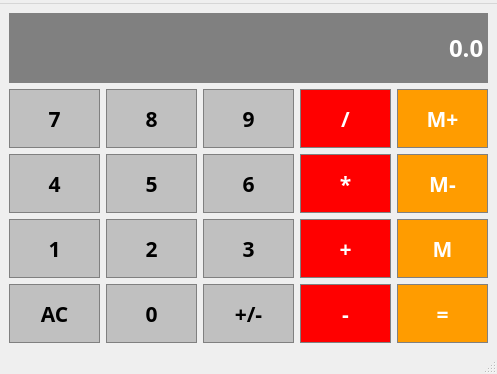
<?xml version="1.0" encoding="UTF-8"?>
<ui version="4.0">
 <class>Calculator</class>
 <widget class="QMainWindow" name="Calculator">
  <property name="geometry">
   <rect>
    <x>0</x>
    <y>0</y>
    <width>497</width>
    <height>374</height>
   </rect>
  </property>
  <property name="font">
   <font>
    <family>Domine</family>
   </font>
  </property>
  <property name="windowTitle">
   <string>Calculator</string>
  </property>
  <widget class="QWidget" name="centralwidget">
   <layout class="QGridLayout" name="gridLayout">
    <item row="4" column="2">
     <widget class="QPushButton" name="ChangeSign">
      <property name="sizePolicy">
       <sizepolicy hsizetype="Preferred" vsizetype="Preferred">
        <horstretch>0</horstretch>
        <verstretch>0</verstretch>
       </sizepolicy>
      </property>
      <property name="font">
       <font>
        <family>Domine</family>
        <pointsize>16</pointsize>
        <bold>true</bold>
       </font>
      </property>
      <property name="styleSheet">
       <string notr="true">QPushButton {
	background-color: #C0C0C0;
	border: 1px solid gray;
	padding: 5px;
	color: black;
	height: 40px;
}

QPushButtonpressed {
	background-color: #A9A9A9;
	border: 1px solid gray;
	padding: 5px;
	color: black;
	height: 40px;
}</string>
      </property>
      <property name="text">
       <string>+/-</string>
      </property>
     </widget>
    </item>
    <item row="1" column="4">
     <widget class="QPushButton" name="MemoryAdd">
      <property name="sizePolicy">
       <sizepolicy hsizetype="Preferred" vsizetype="Preferred">
        <horstretch>0</horstretch>
        <verstretch>0</verstretch>
       </sizepolicy>
      </property>
      <property name="font">
       <font>
        <family>Domine</family>
        <pointsize>16</pointsize>
        <bold>true</bold>
       </font>
      </property>
      <property name="styleSheet">
       <string notr="true">QPushButton {
	background-color: #FF9C00;
	border: 1px solid gray;
	padding: 5px;
	color: white;
	height: 40px;
}

QPushButtonpressed {
	background-color: #A9A9A9;
	border: 1px solid gray;
	padding: 5px;
	color: black;
	height: 40px;
}</string>
      </property>
      <property name="text">
       <string>M+</string>
      </property>
     </widget>
    </item>
    <item row="2" column="3">
     <widget class="QPushButton" name="Multiply">
      <property name="sizePolicy">
       <sizepolicy hsizetype="Preferred" vsizetype="Preferred">
        <horstretch>0</horstretch>
        <verstretch>0</verstretch>
       </sizepolicy>
      </property>
      <property name="font">
       <font>
        <family>Domine</family>
        <pointsize>16</pointsize>
        <bold>true</bold>
       </font>
      </property>
      <property name="focusPolicy">
       <enum>Qt::FocusPolicy::StrongFocus</enum>
      </property>
      <property name="styleSheet">
       <string notr="true">QPushButton {
	background-color: red;
	border: 1px solid gray;
	padding: 5px;
	color: white;
	height: 40px;
}

QPushButtonpressed {
	background-color: #A9A9A9;
	border: 1px solid gray;
	padding: 5px;
	color: black;
	height: 40px;
}</string>
      </property>
      <property name="text">
       <string>*</string>
      </property>
     </widget>
    </item>
    <item row="3" column="0">
     <widget class="QPushButton" name="Button1">
      <property name="sizePolicy">
       <sizepolicy hsizetype="Preferred" vsizetype="Preferred">
        <horstretch>0</horstretch>
        <verstretch>0</verstretch>
       </sizepolicy>
      </property>
      <property name="font">
       <font>
        <family>Domine</family>
        <pointsize>16</pointsize>
        <bold>true</bold>
       </font>
      </property>
      <property name="styleSheet">
       <string notr="true">QPushButton {
	background-color: #C0C0C0;
	border: 1px solid gray;
	padding: 5px;
	color: black;
	height: 40px;
}

QPushButtonpressed {
	background-color: #A9A9A9;
	border: 1px solid gray;
	padding: 5px;
	color: black;
	height: 40px;
}</string>
      </property>
      <property name="text">
       <string>1</string>
      </property>
     </widget>
    </item>
    <item row="2" column="1">
     <widget class="QPushButton" name="Button5">
      <property name="sizePolicy">
       <sizepolicy hsizetype="Preferred" vsizetype="Preferred">
        <horstretch>0</horstretch>
        <verstretch>0</verstretch>
       </sizepolicy>
      </property>
      <property name="font">
       <font>
        <family>Domine</family>
        <pointsize>16</pointsize>
        <bold>true</bold>
       </font>
      </property>
      <property name="styleSheet">
       <string notr="true">QPushButton {
	background-color: #C0C0C0;
	border: 1px solid gray;
	padding: 5px;
	color: black;
	height: 40px;
}

QPushButtonpressed {
	background-color: #A9A9A9;
	border: 1px solid gray;
	padding: 5px;
	color: black;
	height: 40px;
}</string>
      </property>
      <property name="text">
       <string>5</string>
      </property>
     </widget>
    </item>
    <item row="4" column="1">
     <widget class="QPushButton" name="Button0">
      <property name="sizePolicy">
       <sizepolicy hsizetype="Preferred" vsizetype="Preferred">
        <horstretch>0</horstretch>
        <verstretch>0</verstretch>
       </sizepolicy>
      </property>
      <property name="font">
       <font>
        <family>Domine</family>
        <pointsize>16</pointsize>
        <bold>true</bold>
       </font>
      </property>
      <property name="styleSheet">
       <string notr="true">QPushButton {
	background-color: #C0C0C0;
	border: 1px solid gray;
	padding: 5px;
	color: black;
	height: 40px;
}

QPushButtonpressed {
	background-color: #A9A9A9;
	border: 1px solid gray;
	padding: 5px;
	color: black;
	height: 40px;
}</string>
      </property>
      <property name="text">
       <string>0</string>
      </property>
     </widget>
    </item>
    <item row="0" column="0" colspan="5">
     <widget class="QLineEdit" name="Display">
      <property name="sizePolicy">
       <sizepolicy hsizetype="Preferred" vsizetype="Expanding">
        <horstretch>0</horstretch>
        <verstretch>0</verstretch>
       </sizepolicy>
      </property>
      <property name="minimumSize">
       <size>
        <width>0</width>
        <height>0</height>
       </size>
      </property>
      <property name="maximumSize">
       <size>
        <width>16777215</width>
        <height>70</height>
       </size>
      </property>
      <property name="font">
       <font>
        <family>Domine</family>
        <pointsize>18</pointsize>
        <bold>true</bold>
       </font>
      </property>
      <property name="styleSheet">
       <string notr="true">QLineEdit {
	background-color: gray;
	border: 1px solid gray;
	color: #ffffff;
}</string>
      </property>
      <property name="text">
       <string>0.0</string>
      </property>
      <property name="alignment">
       <set>Qt::AlignmentFlag::AlignRight|Qt::AlignmentFlag::AlignTrailing|Qt::AlignmentFlag::AlignVCenter</set>
      </property>
     </widget>
    </item>
    <item row="3" column="4">
     <widget class="QPushButton" name="MemoryGet">
      <property name="sizePolicy">
       <sizepolicy hsizetype="Preferred" vsizetype="Preferred">
        <horstretch>0</horstretch>
        <verstretch>0</verstretch>
       </sizepolicy>
      </property>
      <property name="font">
       <font>
        <family>Domine</family>
        <pointsize>16</pointsize>
        <bold>true</bold>
       </font>
      </property>
      <property name="styleSheet">
       <string notr="true">QPushButton {
	background-color: #FF9C00;
	border: 1px solid gray;
	padding: 5px;
	color: white;
	height: 40px;
}

QPushButtonpressed {
	background-color: #A9A9A9;
	border: 1px solid gray;
	padding: 5px;
	color: black;
	height: 40px;
}</string>
      </property>
      <property name="text">
       <string>M</string>
      </property>
     </widget>
    </item>
    <item row="1" column="3">
     <widget class="QPushButton" name="Divide">
      <property name="sizePolicy">
       <sizepolicy hsizetype="Preferred" vsizetype="Preferred">
        <horstretch>0</horstretch>
        <verstretch>0</verstretch>
       </sizepolicy>
      </property>
      <property name="font">
       <font>
        <family>Domine</family>
        <pointsize>16</pointsize>
        <bold>true</bold>
       </font>
      </property>
      <property name="focusPolicy">
       <enum>Qt::FocusPolicy::StrongFocus</enum>
      </property>
      <property name="styleSheet">
       <string notr="true">QPushButton {
	background-color: red;
	border: 1px solid gray;
	padding: 5px;
	color: white;
	height: 40px;
}

QPushButtonpressed {
	background-color: #A9A9A9;
	border: 1px solid gray;
	padding: 5px;
	color: black;
	height: 40px;
}</string>
      </property>
      <property name="text">
       <string>/</string>
      </property>
     </widget>
    </item>
    <item row="1" column="2">
     <widget class="QPushButton" name="Button9">
      <property name="sizePolicy">
       <sizepolicy hsizetype="Preferred" vsizetype="Preferred">
        <horstretch>0</horstretch>
        <verstretch>0</verstretch>
       </sizepolicy>
      </property>
      <property name="font">
       <font>
        <family>Domine</family>
        <pointsize>16</pointsize>
        <bold>true</bold>
       </font>
      </property>
      <property name="styleSheet">
       <string notr="true">QPushButton {
	background-color: #C0C0C0;
	border: 1px solid gray;
	padding: 5px;
	color: black;
	height: 40px;
}

QPushButtonpressed {
	background-color: #A9A9A9;
	border: 1px solid gray;
	padding: 5px;
	color: black;
	height: 40px;
}</string>
      </property>
      <property name="text">
       <string>9</string>
      </property>
     </widget>
    </item>
    <item row="4" column="4">
     <widget class="QPushButton" name="Equal">
      <property name="sizePolicy">
       <sizepolicy hsizetype="Preferred" vsizetype="Preferred">
        <horstretch>0</horstretch>
        <verstretch>0</verstretch>
       </sizepolicy>
      </property>
      <property name="font">
       <font>
        <family>Domine</family>
        <pointsize>16</pointsize>
        <bold>true</bold>
       </font>
      </property>
      <property name="styleSheet">
       <string notr="true">QPushButton {
	background-color: #FF9C00;
	border: 1px solid gray;
	padding: 5px;
	color: white;
	height: 40px;
}

QPushButtonpressed {
	background-color: #A9A9A9;
	border: 1px solid gray;
	padding: 5px;
	color: black;
	height: 40px;
}</string>
      </property>
      <property name="text">
       <string>=</string>
      </property>
     </widget>
    </item>
    <item row="1" column="0">
     <widget class="QPushButton" name="Button7">
      <property name="sizePolicy">
       <sizepolicy hsizetype="Preferred" vsizetype="Preferred">
        <horstretch>0</horstretch>
        <verstretch>0</verstretch>
       </sizepolicy>
      </property>
      <property name="font">
       <font>
        <family>Domine</family>
        <pointsize>16</pointsize>
        <bold>true</bold>
       </font>
      </property>
      <property name="styleSheet">
       <string notr="true">QPushButton {
	background-color: #C0C0C0;
	border: 1px solid gray;
	padding: 5px;
	color: black;
	height: 40px;
}

QPushButtonpressed {
	background-color: #A9A9A9;
	border: 1px solid gray;
	padding: 5px;
	color: black;
	height: 40px;
}</string>
      </property>
      <property name="text">
       <string>7</string>
      </property>
     </widget>
    </item>
    <item row="4" column="3">
     <widget class="QPushButton" name="Subtract">
      <property name="sizePolicy">
       <sizepolicy hsizetype="Preferred" vsizetype="Preferred">
        <horstretch>0</horstretch>
        <verstretch>0</verstretch>
       </sizepolicy>
      </property>
      <property name="font">
       <font>
        <family>Domine</family>
        <pointsize>16</pointsize>
        <bold>true</bold>
       </font>
      </property>
      <property name="focusPolicy">
       <enum>Qt::FocusPolicy::StrongFocus</enum>
      </property>
      <property name="styleSheet">
       <string notr="true">QPushButton {
	background-color: red;
	border: 1px solid gray;
	padding: 5px;
	color: white;
	height: 40px;
}

QPushButtonpressed {
	background-color: #A9A9A9;
	border: 1px solid gray;
	padding: 5px;
	color: black;
	height: 40px;
}</string>
      </property>
      <property name="text">
       <string>-</string>
      </property>
     </widget>
    </item>
    <item row="2" column="2">
     <widget class="QPushButton" name="Button6">
      <property name="sizePolicy">
       <sizepolicy hsizetype="Preferred" vsizetype="Preferred">
        <horstretch>0</horstretch>
        <verstretch>0</verstretch>
       </sizepolicy>
      </property>
      <property name="font">
       <font>
        <family>Domine</family>
        <pointsize>16</pointsize>
        <bold>true</bold>
       </font>
      </property>
      <property name="styleSheet">
       <string notr="true">QPushButton {
	background-color: #C0C0C0;
	border: 1px solid gray;
	padding: 5px;
	color: black;
	height: 40px;
}

QPushButtonpressed {
	background-color: #A9A9A9;
	border: 1px solid gray;
	padding: 5px;
	color: black;
	height: 40px;
}</string>
      </property>
      <property name="text">
       <string>6</string>
      </property>
     </widget>
    </item>
    <item row="4" column="0">
     <widget class="QPushButton" name="Clear">
      <property name="sizePolicy">
       <sizepolicy hsizetype="Preferred" vsizetype="Preferred">
        <horstretch>0</horstretch>
        <verstretch>0</verstretch>
       </sizepolicy>
      </property>
      <property name="font">
       <font>
        <family>Domine</family>
        <pointsize>16</pointsize>
        <bold>true</bold>
       </font>
      </property>
      <property name="styleSheet">
       <string notr="true">QPushButton {
	background-color: #C0C0C0;
	border: 1px solid gray;
	padding: 5px;
	color: black;
	height: 40px;
}

QPushButtonpressed {
	background-color: #A9A9A9;
	border: 1px solid gray;
	padding: 5px;
	color: black;
	height: 40px;
}</string>
      </property>
      <property name="text">
       <string>AC</string>
      </property>
     </widget>
    </item>
    <item row="3" column="1">
     <widget class="QPushButton" name="Button2">
      <property name="sizePolicy">
       <sizepolicy hsizetype="Preferred" vsizetype="Preferred">
        <horstretch>0</horstretch>
        <verstretch>0</verstretch>
       </sizepolicy>
      </property>
      <property name="font">
       <font>
        <family>Domine</family>
        <pointsize>16</pointsize>
        <bold>true</bold>
       </font>
      </property>
      <property name="styleSheet">
       <string notr="true">QPushButton {
	background-color: #C0C0C0;
	border: 1px solid gray;
	padding: 5px;
	color: black;
	height: 40px;
}

QPushButtonpressed {
	background-color: #A9A9A9;
	border: 1px solid gray;
	padding: 5px;
	color: black;
	height: 40px;
}</string>
      </property>
      <property name="text">
       <string>2</string>
      </property>
     </widget>
    </item>
    <item row="2" column="4">
     <widget class="QPushButton" name="MemoryClear">
      <property name="sizePolicy">
       <sizepolicy hsizetype="Preferred" vsizetype="Preferred">
        <horstretch>0</horstretch>
        <verstretch>0</verstretch>
       </sizepolicy>
      </property>
      <property name="font">
       <font>
        <family>Domine</family>
        <pointsize>16</pointsize>
        <bold>true</bold>
       </font>
      </property>
      <property name="styleSheet">
       <string notr="true">QPushButton {
	background-color: #FF9C00;
	border: 1px solid gray;
	padding: 5px;
	color: white;
	height: 40px;
}

QPushButtonpressed {
	background-color: #A9A9A9;
	border: 1px solid gray;
	padding: 5px;
	color: black;
	height: 40px;
}</string>
      </property>
      <property name="text">
       <string>M-</string>
      </property>
     </widget>
    </item>
    <item row="2" column="0">
     <widget class="QPushButton" name="Button4">
      <property name="sizePolicy">
       <sizepolicy hsizetype="Preferred" vsizetype="Preferred">
        <horstretch>0</horstretch>
        <verstretch>0</verstretch>
       </sizepolicy>
      </property>
      <property name="font">
       <font>
        <family>Domine</family>
        <pointsize>16</pointsize>
        <bold>true</bold>
       </font>
      </property>
      <property name="styleSheet">
       <string notr="true">QPushButton {
	background-color: #C0C0C0;
	border: 1px solid gray;
	padding: 5px;
	color: black;
	height: 40px;
}

QPushButtonpressed {
	background-color: #A9A9A9;
	border: 1px solid gray;
	padding: 5px;
	color: black;
	height: 40px;
}</string>
      </property>
      <property name="text">
       <string>4</string>
      </property>
     </widget>
    </item>
    <item row="1" column="1">
     <widget class="QPushButton" name="Button8">
      <property name="sizePolicy">
       <sizepolicy hsizetype="Preferred" vsizetype="Preferred">
        <horstretch>0</horstretch>
        <verstretch>0</verstretch>
       </sizepolicy>
      </property>
      <property name="font">
       <font>
        <family>Domine</family>
        <pointsize>16</pointsize>
        <bold>true</bold>
       </font>
      </property>
      <property name="styleSheet">
       <string notr="true">QPushButton {
	background-color: #C0C0C0;
	border: 1px solid gray;
	padding: 5px;
	color: black;
	height: 40px;
}

QPushButtonpressed {
	background-color: #A9A9A9;
	border: 1px solid gray;
	padding: 5px;
	color: black;
	height: 40px;
}</string>
      </property>
      <property name="text">
       <string>8</string>
      </property>
     </widget>
    </item>
    <item row="3" column="2">
     <widget class="QPushButton" name="Button3">
      <property name="sizePolicy">
       <sizepolicy hsizetype="Preferred" vsizetype="Preferred">
        <horstretch>0</horstretch>
        <verstretch>0</verstretch>
       </sizepolicy>
      </property>
      <property name="font">
       <font>
        <family>Domine</family>
        <pointsize>16</pointsize>
        <bold>true</bold>
       </font>
      </property>
      <property name="styleSheet">
       <string notr="true">QPushButton {
	background-color: #C0C0C0;
	border: 1px solid gray;
	padding: 5px;
	color: black;
	height: 40px;
}

QPushButtonpressed {
	background-color: #A9A9A9;
	border: 1px solid gray;
	padding: 5px;
	color: black;
	height: 40px;
}</string>
      </property>
      <property name="text">
       <string>3</string>
      </property>
     </widget>
    </item>
    <item row="3" column="3">
     <widget class="QPushButton" name="Add">
      <property name="sizePolicy">
       <sizepolicy hsizetype="Preferred" vsizetype="Preferred">
        <horstretch>0</horstretch>
        <verstretch>0</verstretch>
       </sizepolicy>
      </property>
      <property name="font">
       <font>
        <family>Domine</family>
        <pointsize>16</pointsize>
        <bold>true</bold>
       </font>
      </property>
      <property name="focusPolicy">
       <enum>Qt::FocusPolicy::StrongFocus</enum>
      </property>
      <property name="styleSheet">
       <string notr="true">QPushButton {
	background-color: red;
	border: 1px solid gray;
	padding: 5px;
	color: white;
	height: 40px;
}

QPushButtonpressed {
	background-color: #A9A9A9;
	border: 1px solid gray;
	padding: 5px;
	color: black;
	height: 40px;
}</string>
      </property>
      <property name="text">
       <string>+</string>
      </property>
     </widget>
    </item>
   </layout>
  </widget>
  <widget class="QMenuBar" name="menubar">
   <property name="geometry">
    <rect>
     <x>0</x>
     <y>0</y>
     <width>497</width>
     <height>23</height>
    </rect>
   </property>
   <widget class="QMenu" name="menuSimple_Calculator"/>
   <addaction name="menuSimple_Calculator"/>
  </widget>
  <widget class="QStatusBar" name="statusbar"/>
  <action name="action">
   <property name="text">
    <string> </string>
   </property>
  </action>
 </widget>
 <resources/>
 <connections/>
</ui>
